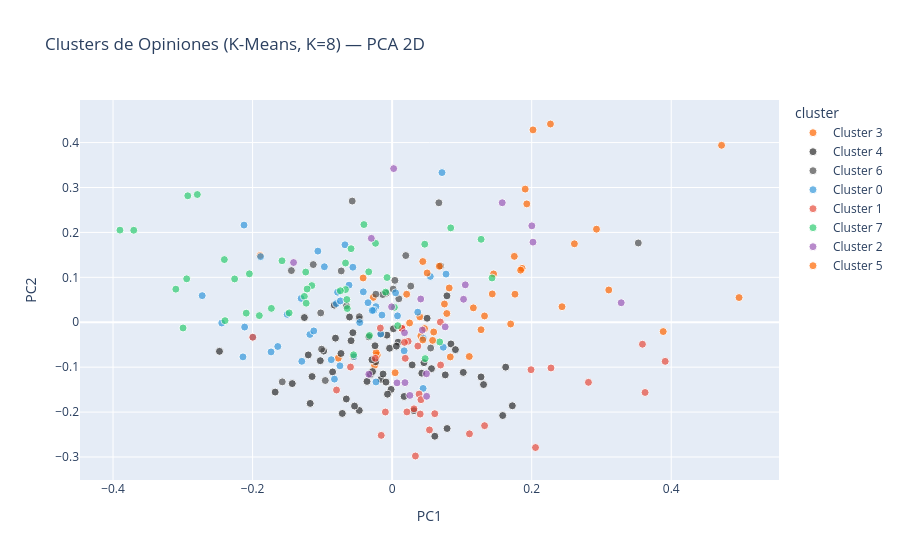

Write notebook code for a chart like this one.
### Markdown cell above
### 9.2 Visualización de Clusters

### Code cell
# === K-Means con K óptimo ===
best_k = max(3, K_range[np.argmax(silhouettes)])  # mínimo 3 para visualización
best_k = 8
km = KMeans(n_clusters=best_k, random_state=42, n_init=10)
clusters = km.fit_predict(X_vec)

# Reducción a 2D con PCA
pca = PCA(n_components=2, random_state=42)
X_pca = pca.fit_transform(X_vec.toarray())

df_pca = pd.DataFrame({
    'PC1': X_pca[:, 0], 'PC2': X_pca[:, 1],
    'cluster': [f'Cluster {c}' for c in clusters],
    'estrellas': df[stars_col].values,
    'texto': [t[:80] for t in textos]
})

fig = px.scatter(df_pca, x='PC1', y='PC2', color='cluster',
                 hover_data=['estrellas', 'texto'],
                 title=f'Clusters de Opiniones (K-Means, K={best_k}) — PCA 2D',
                 color_discrete_sequence=COLORS,
                 opacity=0.7, size_max=10)
fig.update_traces(marker=dict(size=8, line=dict(width=1, color='white')))
fig.show()

print(f"Varianza explicada por PC1 y PC2: {pca.explained_variance_ratio_.sum():.1%}")

### Figure 1 — Plotly figure (JSON) as saved in the notebook; plotly's stock layout.template omitted (floating-point values rounded to 4 significant figures)
{"data": [{"customdata": [[5, "Ponente muy preparado, y nos ayudo a ver que muchas cosas más se pueden lograr c"], [5, "El profesor Oscar muestra una pasión asombrosa al momento que se explica los tem"], [5, "Lore es muy buena y nos apoyo con todas nuestras Dudas."], [5, "He calificado con 4 a Lore, simplemente por que aveces quedo pendiente alguna du"], [5, "Excelente docente, sabe transmitir los conocimientos hacia sus alumnos, de los m"], [4, "Considero que el módulo fue muy enriquecedor por todas las prácticas que desarro"], [2, "El docente es cero empático, sabe mucho pero no sabe transmitir los conocimiento"], [5, "De mis modulos favoritos, el profesor tiene nivel y sabe transmitir el conocimie"], [5, "Es muy bueno, y logra transmitir el gran conocimiento que tiene "], [5, "La profesora Carla es muy buena dando los temas del módulo y además muestra que "], [5, "Creo que el módulo en si fue interesante pero el latería y la forma de explicar "], [5, "El módulo estuvo interesante, tubo nivel de complejidad y Luis es muy bueno, ama"], [5, "Luis fue un gran exponente, siempre con disposicion a resolver dudas y logro tra"], [5, "Me gustó mucho la experiencia de aprendizaje con Luis, sé que pude haber aprovec"], [5, "Muchas gracias por dejar ese piloto suelto al universo de la ciencia de datos. E"], [5, "Gracias Profesor por compartir un poco de su gran conocimiento en la Ciencia de "]], "hovertemplate": "cluster=Cluster 3<br>PC1=%{x}<br>PC2=%{y}<br>estrellas=%{customdata[0]}<br>texto=%{customdata[1]}<extra></extra>", "legendgroup": "Cluster 3", "marker": {"color": "#FF6600", "line": {"color": "white", "width": 1}, "opacity": 0.7, "size": 8, "symbol": "circle"}, "mode": "markers", "name": "Cluster 3", "orientation": "v", "showlegend": true, "type": "scatter", "x": [0.0411, -0.02134, -0.02289, -0.07721, 0.1454, -0.05584, -0.1893, 0.1751, 0.07495, -0.02517, 0.1164, -0.02697, 0.03966, -0.04157, 0.02499, 0.04646], "xaxis": "x", "y": [-0.0306, -0.07296, -0.0676, -0.08004, 0.1075, -0.07694, 0.1487, 0.1467, 0.04059, -0.09594, 0.03203, 0.05528, 0.01207, 0.09856, -0.001598, -0.01416], "yaxis": "y"}, {"customdata": [[5, "El módulo es bastante retador respecto a contenidos, sin embargo goce mucho el t"], [5, "El profesor Oscar es muy bueno. Sabe dar muy bien sus clases, además qué ayuda m"], [5, "La materia es muy interesante, de hecho me gusto que el profesor expone de tal f"], [4, "Todo muy bien, sólo opino que falta que desde el principio se pida pandas avanza"], [4, "El profesor es muy bueno, se nota que le apasiona dar clase y se disfruta como a"], [5, "Uno de los mejores ponentes del diplomado, tiene una facilidad para explicar el "], [4, "Muy difícil el código demasiada complejidad técnico "], [4, "El licenciado Acosta es un apasionado en lo que hace y eso se ve reflejado tanto"], [5, "Me encanto este módulo por el contenido y por el profe, se nota mucho la diferen"], [5, "Todo perfecto, a mí parecer nos ayudaría mucho si dejara pequeñas prácticas en l"], [5, "Disponibilidad completa por parte de la instructora y contenido muy completo "], [5, "Estuvo muy bien, me pareció adecuda la cantidad de contenido a comparación del\nP"], [5, "La profesora es muy buena, hace amena la clase y  da todos los recursos necesari"], [5, "Muy completo el contenido!"], [4, "En general me pareció bueno. Creo que en las secciones de contenido más abstract"], [5, "Este módulo ha sido el menos pesado en cuestión de los temas, que no siento que "], [5, "El contenido es muy completo, el profesor domina muy bien los temas, únicamente "], [4, "Mucha presión el módulo. Demasiados trabajos que se dejaron al final, el profeso"], [5, "El como se abordaron fue muy entendible y me agrado que se diera la teoría y prá"], [4, "En general fue un buen módulo. La práctica e interpretación de los modelos fue l"], [5, "El módulo fue increíble y enriquecedor. Rolando explicaba con bastante claridad,"], [5, "El material fue muy preciso, en especial tengo que mencionar que los notebooks y"], [4, "El profesor respondió a todas mis dudas emitidas durante la clase, sin embargo, "], [5, "Las clases fueron muy buenas y muy completas así como el código, lo cual permite"], [3, "El profesor en cuestión de lo que sabe es bueno, lo malo es su actitud al princi"], [4, "Muy complicado el maestro, muy especial y difícil de tratar con él , nada de emp"], [5, "La primera clase la verdad fue muy rara, tuvo una actitud muy pesada. Pero todas"], [4, "El contenido es correcto.\n\nEl material podría mejorar en cuanto a calidad y prof"], [4, "El material y el profesor son muy buenos, pero me parece que el profesor es muy "], [5, "El material de trabajo : Presentaciones y Código, me pareció bastante completo y"], [2, "El profesor se nota que sabe pero le falta humanidad, y los ejercicios que el po"], [5, "La calidad de Gustavo en este 5to modulo es impresionante.\nLa forma técnica en l"], [5, "- Hacer mención que se requiere de al menos nivel medio del lenguaje Python. ( U"], [5, "En general el módulo cuenta con toda la calidad esperada, es evidente la gran ex"], [5, "El profesor Gustavo es uno de los mejores seres humanos que he conocido. Sus cla"], [4, "Me parece buen material, pero me gustaría que se compartiera un poco más de info"], [5, "Luis es un ponente muy accesible y que además tiene la disposición de ayudar sie"], [5, "Sinceramente al principio creí que el módulo sería un fastidio por la actitud de"], [5, "El contenido y el ponente fueron muy buenos, sólo te consideraría poder ajustar "], [4, "En un principio no me sentí muy cómodo con la actitud que tenia el profesor de q"], [4, "Me gustó el curso en general pero sería mejor si hubiésemos ido construyendo los"], [3, "Sin duda fue un módulo muy completo, sin embargo, me costo mucho seguirle el rit"], [5, "Creo que es el módulo que mas he disfrutado y sufrido, las clases fueron las mej"], [4, "En algunas clases la voz no se escuchaba tan bien o era muy monotona"], [4, "Las clases me parecieron muy buenas, más que nada por la forma de explicar de la"], [5, "Todo el material y trabajos me parecen de gran calidad, ya que presenta casos re"], [5, "Me gusto mucho, se nota que el ponente es experto. Solo siento que es demasiada "], [4, "Buen material"], [4, "Sugiero incluir trabajos hechos para que el alumno sepa como redactar una presen"], [5, "Me gustó la manera en las que el profesor explicó de manera bastante entendible "], [5, "Las exposiciones deberían ser un poco más extensas o con más contenido "], [4, "Fue bueno el contenido "], [4, "El plan de trabajo y contenido del módulo son muy prometedores, sin embargo falt"], [5, "Fue un modulo increíble, el enfoque que se le da, tomando mucho en cuenta el cam"], [5, "Este fue un módulo muy completo, las clases muy entretenidas y con mucho conteni"], [5, "Admirable profesor e increíble contenido"], [5, "El curso es muy bueno, el contenido teórico como práctico es de gran nivel, apor"], [5, "Fue un buen módulo, lleno de mucho conocimiento. El profesor excelente como siem"]], "hovertemplate": "cluster=Cluster 4<br>PC1=%{x}<br>PC2=%{y}<br>estrellas=%{customdata[0]}<br>texto=%{customdata[1]}<extra></extra>", "legendgroup": "Cluster 4", "marker": {"color": "#2B2B2B", "line": {"color": "white", "width": 1}, "opacity": 0.7, "size": 8, "symbol": "circle"}, "mode": "markers", "name": "Cluster 4", "orientation": "v", "showlegend": true, "type": "scatter", "x": [-0.08121, -0.0161, -0.013, -0.02355, -0.03344, 0.08425, -0.05889, -0.07142, 0.02868, -0.103, 0.1274, 0.05638, -0.02454, 0.131, 0.008506, -0.1148, 0.07876, -0.08294, -0.06567, -0.2475, -0.1676, 0.06116, -0.04708, -0.09817, -0.04669, -0.007492, 0.0907, 0.03126, 0.04251, -0.0539, -0.03602, 0.001776, -0.008275, -0.07334, -0.003691, -0.1174, -0.001491, -0.05629, 0.0456, -0.02895, -0.03116, -0.1431, -0.06111, -0.02812, -0.1258, -0.006663, -0.1202, 0.01715, 0.006059, -0.08532, 0.07615, 0.1723, -0.008834, 0.05013, 0.1627, 0.1019, 0.1584, 0.07855], "xaxis": "x", "y": [-0.03539, -0.1272, -0.1152, -0.08796, -0.03251, -0.04828, -0.04107, -0.203, -0.09498, -0.08561, -0.1217, -0.1033, -0.05237, -0.1388, -0.04437, -0.1209, -0.2365, 0.03812, -0.1708, -0.06478, -0.1555, -0.2537, -0.1964, -0.06416, 0.006564, -0.02875, -0.06098, -0.1969, -0.1134, -0.1866, -0.1318, -0.01448, 0.06472, -0.06956, -0.05789, -0.1807, -0.1495, -0.02324, -0.08999, -0.0835, -0.1165, -0.1366, 0.01165, -0.1098, 0.01044, -0.1602, -0.07275, -0.1652, -0.05318, -0.1106, -0.1173, -0.186, -0.1333, 0.008942, -0.09993, -0.1117, -0.2077, 0.05883], "yaxis": "y"}, {"customdata": [[5, "Me ha encantado mucho este modulo, creo que se trabaja de manera muy optima porq"], [5, "Me parecio muy buen modulo y sobre todo que dan el tiempo suficiente para genera"], [5, "Me pareció un excelente modulo, nada que agregar o quitar. Se cumplió el objetiv"], [5, "Un modulo bastante interesante, ya que nos da lugar a tener otro tipo de análisi"], [5, "El modulo me gusto mucho, tuvimos muy buenas practicas así como enseñanzas. "], [5, "Bastante bueno el modulo, lo único es que me gustaría haber visto más teoría"], [5, "Buen modulo, no fue difícil pero anduve muy ocupado estas fechas, la maestra muy"], [5, "Es muy bueno el platicar las cosas y se que es muchísimo para detenerse pero pod"], [5, "me gusto mucho el modulo, el profesor explicaba muy claro y las practicas tenian"], [5, "Muy buen modulo!"], [5, "El  material , y la explicación es buena, la profesora tiene paciencia para expl"], [4, "De manera general me gustaría que los códigos estuvieran un tanto más ordenados "], [5, "El modulo me permitió desarrollar nuevas habilidades, fue de gran ayuda y se des"], [3, "Es demasiado contenido para un módulo, no sé aprende mucho y hay muchas cosas qu"], [5, "Muy bueno modulo en general, aprendi muchas cosas, mas de las que esperaba."], [5, "Me encanto este modulo que abarco todos los anteriores, ademas de que trabajar c"], [5, "Es un buen modulo, ya que se repasa todos los modulos anteriores y es muy bueno "], [5, "El modulo estuvo muy interesante "], [3, "Me gustaría un poco más de teoría y que estuviera un poco mejor aterrizada, en e"], [5, "El modulo fue de mi total agrado, el docente es excelente y solo tengo comentari"], [4, "Me gustaría que existiera una forma de repasar lo visto en clase, ya que al ver "], [5, "Un módulo que en definitiva ayuda mucho a repasar todo lo que se vió en el diplo"]], "hovertemplate": "cluster=Cluster 6<br>PC1=%{x}<br>PC2=%{y}<br>estrellas=%{customdata[0]}<br>texto=%{customdata[1]}<extra></extra>", "legendgroup": "Cluster 6", "marker": {"color": "#4D4D4D", "line": {"color": "white", "width": 1}, "opacity": 0.7, "size": 8, "symbol": "circle"}, "mode": "markers", "name": "Cluster 6", "orientation": "v", "showlegend": true, "type": "scatter", "x": [-0.1024, -0.01352, -0.05722, 0.001473, -0.1131, -0.1444, 0.003946, -0.01608, 0.0267, 0.06695, 0.0552, -0.1012, -0.0655, -0.04703, 0.01955, 0.009559, -0.02335, 0.0695, -0.1575, 0.3528, -0.09581, -0.07296], "xaxis": "x", "y": [0.02077, 0.0617, 0.2698, 0.07378, 0.1285, 0.115, 0.09322, -0.02568, 0.08045, 0.266, -0.05736, -0.05991, 0.03673, 0.01238, 0.1485, 0.05223, 0.06249, 0.1255, -0.1327, 0.1765, -0.1297, 0.1143], "yaxis": "y"}, {"customdata": [[5, "Sería de ayuda tener códigos adicionales con más ejemplos prácticos"], [5, "Me encanto el módulo. Quizá la parte teórica matemática formal sería un plus sol"], [4, "Me gustaría poder ver aún más ejemplos en conjunto con el profesor "], [5, "Que me gustó mucho los temas vistos,  que si los sentí un poco más pesados en co"], [5, "Fue un buen módulo, mucha información y muchos ejemplos. Me hubiera gustado un e"], [5, "El módulo fue interesante y da buenos conceptos y bases para el uso de la modela"], [5, "La profesora Lorena es una excelente ponente quizá la única retroalimentación qu"], [5, "Muy buen módulo en general"], [5, "Temas super interesantes y ejemplos super practicos sin olvidar la teoria = D  1"], [5, "Excelente profesor, muchos ejemplos pero me hubiera gustado un poco más de inter"], [3, "Está bien el módulo un poco más de código explicado para poder estudiarlo "], [5, "Faltan más ejemplos y mejor comunicación con el profesor"], [5, "Gran sorpresa que me llevé con el profe, es todo un crack. Muy feliz de este mód"], [5, "El módulo ha sido excelente, me ha gustado que el material fuera a través de un "], [5, "Le di la máxima calificación al módulo pero  sería de gran ayuda tener más bibli"], [3, "Sentí un poco dispersa la clase. A pesar de que el profesor  tiene toda la actit"], [4, "Como principiante en este mundo de la ciencia de datos, considero que se expusie"], [5, "El mejor módulo que he tomado hasta ahora, para mi Carla es la mejor profesora d"], [4, "Conforme fuimos avanzando el módulo, se fue notando que faltó mucho por ver en e"], [5, "Todo excelente, Carla es muy buena, las prácticas retadoras pero perfectas para "], [5, "Fue un modulo el cuál dio conocer todo lo aprendido en los módulos pasados, el r"], [5, "Un gran módulo, un gran profesor, y muy buenos materiales "], [5, "El diplomado tiene un gran valor, tanto tecnico como por parte de la experiencia"], [5, "El profesor Gustavo es una excelente ponente, el módulo fue muy dinámico y creo "], [4, "Creo que tal vez falta un poco de limpieza en el código."], [4, "Me ha parecido un buen módulo en general, considero que el ponente es claro y ti"], [4, "Este módulo me gustó porque el material proporcionado clase tras clase era muy f"], [5, "La instructura Carla domina muy bien los temas"], [5, "A mi forma de pensar deería ser más homogeneo el material entre los profesores, "], [5, "Fue un módulo complicado creo que en general para todos, pero la profesora es mu"], [5, "Me agradó el módulo por varias razones, en primera la maestra sabía mucho sobre "], [3, "Buen módulo, pero muy teórico "], [4, "Me gustó mucho la explicación de algunos conceptos teorícos y en los que se tomó"], [5, "Específicamente del modulo 3, con la maestra Carla Malerva, Pienso que el modulo"], [5, "El módulo es muy extenso y se ve mucha información lo que ocasiona que en ocasio"], [5, "La forma de llevar la clase me encantó, lo hizo muy didáctico y nada aburrido. L"], [4, "Ame que nos diera ejemplos muy variados, y lo de las imágenes fue algo que nunca"], [4, "El proyecto final o examen final en cada módulo debería ser enfocado a nuestro p"], [5, "El profesor Luis es un excelente docente. Siempre supo cómo dirigir al grupo y s"], [5, "Me gustó mucho. Creo que faltó tiempo para ver un poco más a profundidad ciertos"], [5, "Excelente, solo que debería extenderse la duración del módulo para ver con mas d"], [4, "Luis es un gran profesor, tiene mucha paciencia, lo cual me hacía sentir en conf"], [5, "Me encantó el módulo, a pesar de ser temas que ya se habían revisado el hecho de"], [5, "Bien, un módulo muy completo, lo mas valioso es que no se centra en el repaso si"], [5, "El módulo 5 fue excelente, se complementó bastante bien con los anteriores y tam"]], "hovertemplate": "cluster=Cluster 0<br>PC1=%{x}<br>PC2=%{y}<br>estrellas=%{customdata[0]}<br>texto=%{customdata[1]}<extra></extra>", "legendgroup": "Cluster 0", "marker": {"color": "#3498db", "line": {"color": "white", "width": 1}, "opacity": 0.7, "size": 8, "symbol": "circle"}, "mode": "markers", "name": "Cluster 0", "orientation": "v", "showlegend": true, "type": "scatter", "x": [-0.08728, -0.02331, -0.2114, -0.08269, -0.2722, -0.0262, 0.07329, -0.06761, 0.0172, -0.1065, -0.07998, -0.07484, -0.09714, -0.01462, -0.07421, -0.1993, -0.2138, 0.07144, -0.1886, 0.05469, -0.05628, -0.04647, -0.01645, 0.004986, -0.05477, -0.02843, -0.1735, 0.04438, -0.03459, -0.06178, -0.1304, -0.04133, -0.2442, 0.04485, -0.1178, -0.1639, -0.1123, -0.07823, -0.1504, -0.1295, 0.07725, -0.02319, 0.03668, 0.007679, -0.2123], "xaxis": "x", "y": [-0.08339, 0.03481, -0.01071, -0.1266, 0.05919, 0.02664, -0.05572, 0.1724, -0.06355, 0.1584, 0.04157, -0.09705, 0.1236, 0.016, 0.04753, -0.03324, -0.07712, 0.3332, 0.1461, 0.1021, 0.1225, -0.0007517, -0.02627, 0.06549, -0.07661, 0.02616, -0.06603, -0.1473, 0.04351, 0.08265, 0.05308, 0.06774, -0.001692, -0.03577, -0.0272, -0.05396, -0.01928, 0.06697, 0.01751, -0.08695, 0.1072, -0.1329, 0.02248, 0.01429, 0.2163], "yaxis": "y"}, {"customdata": [[5, "El profesor Oscar es un gran ponente , a pesar de ser temas y un módulo complica"], [4, "Muy bien. "], [5, "En lo particular me agrado mucho la dinámica del profe, nos daba el tiempo y cad"], [5, ". "], [5, "Excelente curso, el profesor maneja bien los temas y los sabe transmitir bastant"], [5, "Muy bueno todo."], [5, "Muy buena profesora, prepara las clases muy bien y se nota su dominio sobre los "], [5, "La actitud de Lore es muy buena y se preocupa de que todos entiendan"], [4, "Excelente curso, abarcó todos los temas y el ponente fué claro con la explicació"], [4, "Las prácticas me parecieron muy útiles para comprender los nuevos temas, los mat"], [5, "El contenido el curso fue muy bueno y extenso, con él temario del curso permite "], [5, "Me parece un buen curso un poco pesado pero muy bueno. "], [5, "Todo estuvo muy bien, el profe esta muy preparado domina el tema y es muy accesi"], [5, "EL MEJOR PROFE, te inspira a mejorar muchísimo. \nGracias por todo rolando "], [4, "El contenido es de muy buena calidad y el profesor es muy bueno pero me parece q"], [5, "Buen curso, me gustó que va de la mano con la teoria y la practica "], [5, "Ha sido un muy buen curso. "], [5, "Es un buen curso, el profesor tiene un excelente dominio de los temas y las expl"], [5, "Muy buen material al igual que la ponente, es muy clara al explicar y se nota el"], [4, "En general es un muy buen curso, los ponentes saben mucho del tema y saben expli"], [5, "Se podría incluir como temas adicionales algunas temas de series de tiempo, pero"], [5, "El módulo es bastante completo, por los temas que se abordan y por el toque de e"], [5, "Todo estuvo bien, el material es de calidad y con valor en el mundo laboral, ¡mu"], [5, "Me gusto mucha la parte de tener un pizarrón en lugar de diapositivas ya que era"], [5, "Es un gran curso y el ponente domina los temas "], [4, "."], [5, "."], [3, "Sin comentarios "], [3, "Hace falta más dominio de el tema, faltaron temas de relevancia en la construcci"], [5, "-"], [4, "Me parece que está bien, el ponente sabe de lo que habla y lo que hace. Me hubie"], [5, "Fue increible que la maestra conociera tan bien los temas me gustó  su dominio p"], [5, "Súper experiencia, se nota el dominio de los temas y la disposición de la profa "], [4, "Todas las actividades son muy extensivas "], [3, "En general la calidad del curso es buena, el ponente explicó bien los temas y ma"], [5, "Muy bueno "], [5, "Es un curso muy interesante y muy completo."], [5, "El mejor diplo en mexico"]], "hovertemplate": "cluster=Cluster 1<br>PC1=%{x}<br>PC2=%{y}<br>estrellas=%{customdata[0]}<br>texto=%{customdata[1]}<extra></extra>", "legendgroup": "Cluster 1", "marker": {"color": "#e74c3c", "line": {"color": "white", "width": 1}, "opacity": 0.7, "size": 8, "symbol": "circle"}, "mode": "markers", "name": "Cluster 1", "orientation": "v", "showlegend": true, "type": "scatter", "x": [-0.02408, 0.0139, 0.06942, 0.0139, 0.3588, 0.0139, 0.03862, 0.03682, 0.3913, -0.01562, 0.1325, 0.2276, 0.0313, -0.01689, 0.06111, 0.02292, 0.3625, 0.199, 0.05349, 0.04129, -0.009691, 0.02117, 0.0188, -0.0597, 0.2055, 0.0139, 0.0139, 0.06909, 0.03338, 0.0139, -0.1998, -0.0797, 0.04023, 0.01768, 0.1108, 0.0139, 0.2813, 0.0139], "xaxis": "x", "y": [-0.08032, -0.01351, -0.09525, -0.01351, -0.0489, -0.01351, -0.1599, -0.05299, -0.08704, -0.2518, -0.2302, -0.1018, -0.1928, -0.01293, -0.2036, -0.04237, -0.1564, -0.1057, -0.2397, -0.1725, -0.1999, -0.1996, -0.08031, -0.09966, -0.2789, -0.01351, -0.01351, 0.0003634, -0.2978, -0.01351, -0.03334, -0.1509, -0.2044, -0.0448, -0.2484, -0.01351, -0.1338, -0.01351], "yaxis": "y"}, {"customdata": [[5, "Me gusta mucho el diplomado y la exigencia, solo  pienso que podría ser quizá má"], [5, "Buen módulo, en lo personal me gustaría que hubieran más prácticas"], [4, "Me hubiera gustado que además de lo técnico se enseñe como se vende un proyecto "], [4, "Como lo comenté en el módulo pasado, me gustaría que hubiera un feedback de las "], [4, "En general el módulo estuvo bastante bien solo me gustaría que nos calificarán l"], [4, "Me gustó mucho el modulo, pero como retro alimentación para la profesara ella pu"], [5, "El modelo fue bastante bueno, me gustaría que se diera retroalimentación de las "], [5, "Este Módulo fue perfecto, menos pesado.\nComo sugerencia le podrían dar más carga"], [5, "Nuevamente estoy muy contento con el contenido, aprendizaje, materiales y conoci"], [4, "De igual manera que con el módulo anterior la duración del módulo es crítica. Po"], [5, "Me gusta que las prácticas se realice  conforme el módulo avanza para que no se "], [5, "Me parece un buen módulo pero la dificultad del mismo hace un poco más difícil q"], [5, "Modulo muy completo, hasta ahora el más retador. Mucho material enseñado, aprend"], [4, "Me parece muy bien el módulo, no obstante me gustaría profundizar más en los tem"], [4, "Me gusto mucho el contenido del módulo y la calidad de la clase, como retroalime"], [5, "El profe Rolando fue una gratísima experiencia. Siempre se preocupó por nuestro "], [5, "Fue un buen modulo, con prácticas muy interesantes y nos ayudó a reforzar temas "], [5, "Solo quiero titularme pero no tengo tiempo para darle prioridad a hacer todas la"], [5, "Excelente exponente, muy buen contenido, material bueno. Como punto de mejora, m"], [5, "De los mejores maestros que he tenido en mi vida no solo en cuestión de conocimi"], [5, "Uno de los módulos más complejos pero con bastante aprendizaje al final, el repa"], [5, "A mi parecer fue el módulo más enriquecedor dado que con este pudimos pulir cono"], [5, "Fue el módulo que se me hizo más rápido, me ayudó mucho a darme cuenta de cuánto"], [5, "Fue un modulo para poner en práctica todo lo aprendido en los anteriores y revis"], [5, "El módulo es bastante bueno, de los mejores del diplomado, me gustaría que hubie"], [5, "Muy bueno todo, sin ninguna queja, me gustó mucho la retroalimentación sobre neg"], [5, "El mejor módulo de todos los diplomados de la UNAM"], [5, "Me gustó como se impartió el módulo 1, las prácticas fueron relevantes y el mate"], [4, "Todo bien, únicamente creo que si la evaluación de las tareas se hicieran a buen"], [3, "El módulo debería de tener más tiempo para la parte del uso de la nube "], [5, "Muy buen contenido, aprendí muchísimo y el material muy bueno y actualizado"], [5, "Es el módulo que más me ha gustado, Carla es una excelente ponente, siempre abie"], [5, "Me gustó mucho el módulo aunque me costó un poco por el tiempo del que dispongo "], [5, "Es bueno, pero seria mejor si hubiera un poco mas de practica y menos teoria. "], [3, "Creo que la profesora es muy buena en cuanto a conocimientos, se nota que sabe m"], [4, "La instructora del módulo 3 fue una excelente profesora, además de que los noteb"], [5, "Me costo mucho más trabajo que los módulos pasados, pero aprendí muchísimo y tam"], [4, "Me gustó que hubiera cuestionarios y micro ejercicios para aterrizar los conocim"], [5, "Me gustó el módulo, aprendí bastante y fue muy interesante, el profe siempre se "], [5, "Considero que falta un poco más de tiempo"], [5, "Me gustó el diplomado en general, me gustó que en el módulo 5 se puso en práctic"], [5, "Gran módulo y gran diplomado, no le pierde nada a una maestría y me atrevería a "]], "hovertemplate": "cluster=Cluster 7<br>PC1=%{x}<br>PC2=%{y}<br>estrellas=%{customdata[0]}<br>texto=%{customdata[1]}<extra></extra>", "legendgroup": "Cluster 7", "marker": {"color": "#2ecc71", "line": {"color": "white", "width": 1}, "opacity": 0.7, "size": 8, "symbol": "circle"}, "mode": "markers", "name": "Cluster 7", "orientation": "v", "showlegend": true, "type": "scatter", "x": [-0.1258, -0.3901, -0.2944, -0.3703, -0.2405, -0.1152, -0.1903, -0.05889, 0.1431, 0.04673, -0.2258, -0.1578, -0.007301, -0.2091, -0.2997, -0.1219, -0.06429, 0.00327, 0.06815, 0.007987, 0.1275, -0.06491, -0.06682, -0.06686, -0.2929, -0.1731, -0.04045, -0.1476, -0.03248, -0.07427, 0.04731, -0.1238, -0.2046, -0.1232, -0.03357, 0.08397, -0.009364, -0.2395, -0.31, -0.05525, -0.2792, -0.02381], "xaxis": "x", "y": [0.05756, 0.2051, 0.09668, 0.2048, 0.1395, 0.08161, 0.01478, 0.1638, 0.09857, 0.1737, 0.09641, 0.1369, 0.09959, 0.02026, -0.01275, 0.07394, 0.03056, 0.0332, -0.04378, -0.007678, 0.1847, 0.05067, 0.1319, 0.07279, 0.2815, 0.03086, 0.2175, 0.0208, -0.02945, 0.07015, -0.08094, 0.1117, 0.1079, 0.04244, 0.1123, 0.2101, 0.06718, 0.003558, 0.07365, -0.07245, 0.2844, 0.1758], "yaxis": "y"}, {"customdata": [[5, "Sobre el instructor toda mi admiración ya que sabe perfectamente sobre el tema o"], [5, "El instructor tiene muha pasión por lo que hace y lo transmite de una manera muy"], [5, "El mejor instructor hasta el momento. Muy capaz y con mucha disposición para res"], [4, "El instructor es paciente, se nota su pasión por dar clases y eso mejora mucho l"], [5, "El instructor siempre se mostró con la mejor disposición para compartirnos su co"], [5, "El instructor tiene un excelente dominio del tema además de que realiza y ejecut"], [5, "El instructor es el mejor"], [5, "Es un gran instructor, detalla cada aspecto de los temas y da confianza para pre"], [5, "Me parece excelente el trabajo de los instructores, quizá  otorgarle un poco más"], [5, "Excelente modulo, el instructor genero un aprendizaje en mi y pude aplicarlo en "], [4, "Creo que es un excelente instructor, sin embargo me gustaría que en el módulo 1 "], [5, "El módulo en general ha sido muy bueno, el instructor domina el tema, por lo que"], [1, "Me gusto el material y los temas. El instructor tiene problemas de actitud y no "], [5, "En mi particular opinión, el instructor ha sido el mejor de los cuatro módulos h"], [3, "Es un curso bastante pesado,  los materias que cada instructor imparten  son exc"], [5, "Fue un muy buen modulo, personalmente aprendí demasiado, el instructor esta alta"], [4, "El instructor domina muy bien el tema y lo complementa con experiencias reales d"], [4, "Instructor muy bueno. Con experiencia y mucha disposición. "], [5, "Excelente diplomado, tanto los instructores como el plan de estudios"], [5, "Mis felicitaciones al diplomado, el instructor es excelente en conocimientos act"]], "hovertemplate": "cluster=Cluster 2<br>PC1=%{x}<br>PC2=%{y}<br>estrellas=%{customdata[0]}<br>texto=%{customdata[1]}<extra></extra>", "legendgroup": "Cluster 2", "marker": {"color": "#9b59b6", "line": {"color": "white", "width": 1}, "opacity": 0.7, "size": 8, "symbol": "circle"}, "mode": "markers", "name": "Cluster 2", "orientation": "v", "showlegend": true, "type": "scatter", "x": [0.04921, 0.04097, 0.01773, 0.1023, 0.04321, 0.04943, 0.1049, 0.006975, -0.02981, 0.1578, -0.1413, -0.03347, 0.0184, -0.0007854, 0.3283, 0.002183, 0.02542, 0.07605, 0.2002, 0.2018], "xaxis": "x", "y": [-0.1147, 0.05175, -0.02336, 0.05114, -0.01745, -0.1649, 0.08329, -0.135, 0.1868, 0.2661, 0.133, -0.1157, -0.1344, 0.03434, 0.0434, 0.3421, -0.1629, -0.01027, 0.2147, 0.1784], "yaxis": "y"}, {"customdata": [[5, "Excelente el profesor, se preocupa por transmitir "], [5, "Este módulo fue excelente. El profesor sabe transmitir muy bien sus ideas y teni"], [5, "Excelente profesor. Cualquier materia que de el profesor da gusto tomar clases. "], [5, "Un excelente módulo la verdad, me gustó que se cubrió todo el temario y se diero"], [5, "Interesante y dinámico"], [5, "La profesora Lorena es muy clara en sus explicaciones y se preocupa por que en v"], [5, "El instructor domina el temario, explica muy bien, resuelve dudas y en caso de n"], [5, "La profesora Lorena es una excelente ponente. Me ayuda mucho que suba los codigo"], [5, "Excelente explicación siempre, considero que las prácticas son bastante buenas p"], [5, "Excelente contenido "], [5, "El contenido es muy bueno y la instructora conoce bastante bien el tema y genera"], [4, "Un módulo bastante interesante. Tal vez sería bueno considerar temas extra dentr"], [5, "Todo excelente"], [5, "Excelente forma de llevar la clase, muy dinámica y directa el template de tareas"], [5, "excelente contenido elaborado por el profesor, Rolando genera un buen historytel"], [5, "Nos faltó tiempo para cubrir el extenso y complejo temario. Es una maestra excel"], [5, "Excelente módulo, super completo"], [5, "Excelente módulo"], [5, "El profesor sabe de lo que habla y lo transmite de forma excelente. Muy buen cur"], [5, "Muchas gracias por crear tan excelente programa de estudio."], [5, "Excelente material, muy buen ponente, solo un poco inflexible "], [5, "Módulo excelente, el ponente demuestra un excelente manejo del tema. Ha compleme"], [5, "Excelente curso"], [5, "Súper experiencia, la maestra tiene gran manejo del tema, disponibilidad para du"], [5, "La dinámica del módulo fue excelente, el profesor es muy bueno y nos da retroali"], [5, "Excelente profesor"], [5, "El módulo 1 es excelente, más cuando aún no tienes práctica tan seguida de lo qu"], [4, "Luis es excelente, está abierto ante cualquier duda que pueda surgir. Igual sugi"], [5, "Excelente Módulo y en general excelente Diplomado "], [5, "excelente modulo, se recopila de buena forma lo visto en todo el diplomado"]], "hovertemplate": "cluster=Cluster 5<br>PC1=%{x}<br>PC2=%{y}<br>estrellas=%{customdata[0]}<br>texto=%{customdata[1]}<extra></extra>", "legendgroup": "Cluster 5", "marker": {"color": "#FF6600", "line": {"color": "white", "width": 1}, "opacity": 0.7, "size": 8, "symbol": "circle"}, "mode": "markers", "name": "Cluster 5", "orientation": "v", "showlegend": true, "type": "scatter", "x": [0.2612, 0.1435, 0.1761, 0.04393, 0.05955, 0.0818, 0.07835, 0.05799, 0.05016, 0.3105, 0.1324, 0.004301, 0.4721, 0.1274, 0.2434, 0.04392, 0.193, 0.2019, 0.3885, 0.1862, 0.1699, 0.1841, 0.4972, 0.1106, 0.02083, 0.2929, 0.06762, 0.08333, 0.2269, 0.1907], "xaxis": "x", "y": [0.1747, 0.06302, 0.06247, 0.1352, -0.02174, 0.0763, 0.01947, -0.04037, 0.1097, 0.07183, 0.01399, -0.1125, 0.394, -0.01666, 0.03456, -0.03937, 0.2635, 0.4283, -0.02072, 0.12, -0.003915, 0.116, 0.05497, -0.0763, 0.06237, 0.2072, 0.1247, -0.0772, 0.4414, 0.2965], "yaxis": "y"}], "layout": {"legend": {"title": {"text": "cluster"}, "tracegroupgap": 0}, "title": {"text": "Clusters de Opiniones (K-Means, K=8) — PCA 2D"}, "xaxis": {"anchor": "y", "domain": [0, 1], "title": {"text": "PC1"}}, "yaxis": {"anchor": "x", "domain": [0, 1], "title": {"text": "PC2"}}}}
